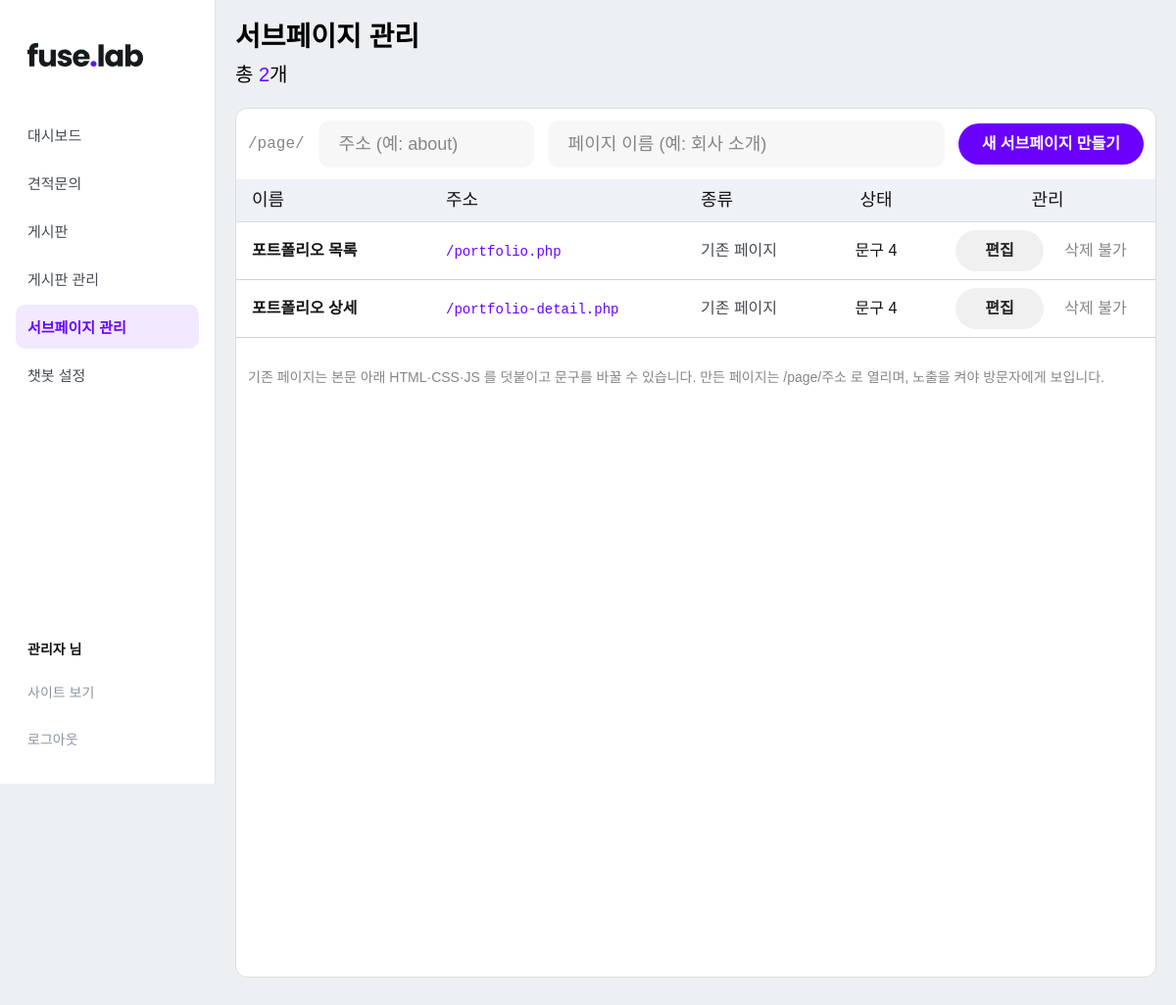
Screenshot of /admin/subpages.php (signed in) with the database file from the repository.
### tables this page shows
CREATE TABLE IF NOT EXISTS subpages (
  id         INT UNSIGNED NOT NULL AUTO_INCREMENT,
  file       VARCHAR(100) NULL,
  slug       VARCHAR(60)  NULL,
  title      VARCHAR(100) NOT NULL,
  html       MEDIUMTEXT   NOT NULL,
  css        MEDIUMTEXT   NOT NULL,
  js         MEDIUMTEXT   NOT NULL,
  is_visible TINYINT(1)   NOT NULL DEFAULT 1,
  created_at DATETIME     NOT NULL DEFAULT CURRENT_TIMESTAMP,
  updated_at DATETIME     NOT NULL DEFAULT CURRENT_TIMESTAMP ON UPDATE CURRENT_TIMESTAMP,
  PRIMARY KEY (id),
  UNIQUE KEY uq_subpages_file (file),
  UNIQUE KEY uq_subpages_slug (slug)
);

### app/bootstrap.php (called while the page is built, shortened)
<?php
require __DIR__ . '/db.php';
require __DIR__ . '/auth.php';
require __DIR__ . '/slots.php';
require __DIR__ . '/subpages.php';
function e(?string $value): string
{
    return htmlspecialchars((string) $value, ENT_QUOTES, 'UTF-8');
}
function view(string $name, array $vars = []): void
{
    extract($vars, EXTR_SKIP);
    require __DIR__ . '/views/' . $name . '.php';
}

### app/db.php (called while the page is built)
<?php
function db(): PDO
{
    static $pdo = null;
    if ($pdo === null) {
        $c = app_config()['db'];
        $dsn = "mysql:host={$c['host']};port={$c['port']};dbname={$c['name']};charset=utf8mb4";
        $pdo = new PDO($dsn, $c['user'], $c['pass'], [
            PDO::ATTR_ERRMODE => PDO::ERRMODE_EXCEPTION,
            PDO::ATTR_DEFAULT_FETCH_MODE => PDO::FETCH_ASSOC,
            PDO::ATTR_EMULATE_PREPARES => false,
        ]);
    }
    return $pdo;
}

### app/auth.php (called while the page is built, shortened)
<?php
function current_admin(): ?array
{
    static $admin = false;
    if ($admin === false) {
        $admin = null;
        if (isset($_SESSION['admin_id'])) {
            $stmt = db()->prepare('SELECT id, login_id, name FROM admins WHERE id = ?');
            $stmt->execute([$_SESSION['admin_id']]);
            $admin = $stmt->fetch() ?: null;
        }
    }
    return $admin;
}
function require_admin(): array
{
    $admin = current_admin();
    return $admin;
}

### app/subpages.php (called while the page is built, shortened)
<?php
function subpage_php_files(): array
{
    $files = [];
    foreach (glob(dirname(__DIR__) . '/*.php') ?: [] as $path) {
        $file = basename($path);
        if (!in_array($file, SUBPAGE_EXCLUDED_FILES, true) && str_contains((string) file_get_contents($path), "view('site/head'")) {
            $files[] = $file;
        }
    }
    usort($files, static fn (string $a, string $b): int => strcmp(pathinfo($a, PATHINFO_FILENAME), pathinfo($b, PATHINFO_FILENAME)));
    return $files;
}
function subpage_default_title(string $file): string
{
    return slot_scan($file)['page_title']['default'] ?? $file;
}
function subpage_for_file(string $file): ?array
{
    $stmt = db()->prepare('SELECT * FROM subpages WHERE file = ?');
    $stmt->execute([$file]);
    return $stmt->fetch() ?: [
        'id' => null, 'file' => $file, 'slug' => null, 'title' => subpage_default_title($file),
        'html' => '', 'css' => '', 'js' => '', 'is_visible' => 1,
    ];
}
function subpage_url(array $page): string
{
    return $page['file'] !== null ? '/' . $page['file'] : '/page/' . $page['slug'];
}
function subpage_edit_url(array $page): string
{
    return $page['file'] !== null
        ? '/admin/subpage-edit.php?file=' . rawurlencode($page['file'])
        : '/admin/subpage-edit.php?id=' . (int) $page['id'];
}
function subpage_list(): array
{
    $rows = db()->query('SELECT * FROM subpages ORDER BY created_at, id')->fetchAll();
    $byFile = array_column(array_filter($rows, static fn (array $row): bool => $row['file'] !== null), null, 'file');
    $list = [];
    foreach (subpage_php_files() as $file) {
        $page = $byFile[$file] ?? subpage_for_file($file);
        $list[] = $page + ['kind' => 'php', 'slot_count' => count(slot_scan($file))];
    }
    return $list;
}

### app/slots.php (called while the page is built, shortened)
<?php
function slot_scan(string $file): array
{
    static $cache = [];
    return $cache[$file] ??= slot_scan_source($file);
}
function slot_scan_source(string $file): array
{
    $source = @file_get_contents(dirname(__DIR__) . '/' . $file);
    $tokens = array_values(array_filter(
        token_get_all($source),
        static fn ($token): bool => !is_array($token) || !in_array($token[0], [T_WHITESPACE, T_COMMENT, T_DOC_COMMENT], true)
    ));
    $slots = [];
    foreach ($tokens as $index => $token) {
        if (!is_array($token) || $token[0] !== T_STRING || !in_array($token[1], ['slot', 'slot_value'], true)) {
            continue;
        }
        $previous = $tokens[$index - 1] ?? null;
        $args = [];
        for ($i = $index + 2; isset($tokens[$i]) && count($args) < 3; $i++) {
            $arg = $tokens[$i];
            if (is_array($arg) && $arg[0] === T_CONSTANT_ENCAPSED_STRING) {
                $args[] = stripcslashes(substr($arg[1], 1, -1));
            } elseif ($arg === ',') {
                continue;
            } else {
                break;
            }
        }
        $key = $args[0] ?? '';
        if (!preg_match(SLOT_KEY_PATTERN, $key) || isset($slots[$key])) {
            continue;
        }
        $type = $token[1] === 'slot' ? ($args[2] ?? 'text') : 'text';
        $slots[$key] = ['default' => $args[1] ?? '', 'type' => isset(SLOT_TYPES[$type]) ? $type : 'text'];
    }
    return $slots;
}

### admin/subpages.php (the view, shortened to what this page needs)
<?php
require __DIR__ . '/../app/bootstrap.php';
require_admin();
$listUrl = '/admin/subpages.php';
$pages = subpage_list();
view('admin/layout-start', ['active' => 'subpages']);
?>
    <main class="board-shell">
      <header class="page-header">
        <h1>서브페이지 관리</h1>
        <div class="page-header__bottom">
          <p class="post-count">총 <strong><?= count($pages) ?></strong>개</p>
        </div>
      </header>
      <section class="board-card" aria-label="서브페이지 목록">
        <div class="board-card__content">
          <form class="search-toolbar" method="post" action="<?= $listUrl ?>">
            <div class="search-toolbar__controls board-create__controls">
              <span class="subpage-slug-prefix">/page/</span>
              <input class="board-input board-input--key" type="text" name="slug" maxlength="<?= SUBPAGE_SLUG_MAX ?>" pattern="[a-z0-9]+(-[a-z0-9]+)*" placeholder="주소 (예: about)" aria-label="페이지 주소" title="영소문자·숫자·하이픈(-)" required />
              <input class="board-input board-input--name" type="text" name="title" maxlength="<?= SUBPAGE_TITLE_MAX ?>" placeholder="페이지 이름 (예: 회사 소개)" aria-label="페이지 이름" required />
              <button class="pill-button pill-button--primary" type="submit">새 서브페이지 만들기</button>
            </div>
          </form>
          <div class="table-scroll">
            <table class="post-table subpages-table">
              <colgroup>
                <col />
                <col class="col-url" />
                <col class="col-kind" />
                <col class="col-state" />
                <col class="col-manage" />
              </colgroup>
              <thead>
                <tr>
                  <th scope="col">이름</th>
                  <th scope="col">주소</th>
                  <th scope="col">종류</th>
                  <th scope="col">상태</th>
                  <th scope="col">관리</th>
                </tr>
              </thead>
              <tbody>
<?php foreach ($pages as $page): ?>
<?php
    $url = subpage_url($page);
    $isCustom = $page['kind'] === 'custom';
    $hasCode = trim($page['html'] . $page['css'] . $page['js']) !== '';
?>
                <tr>
                  <td class="is-ellipsis"><a class="subpage-name" href="<?= e(subpage_edit_url($page)) ?>" title="<?= e($page['title']) ?>"><?= e($page['title']) ?></a></td>
                  <td class="is-ellipsis"><a class="subpage-url" href="<?= e($url) ?>" target="_blank" rel="noopener" title="<?= e($url) ?> (새 창)"><?= e($url) ?></a></td>
                  <td><?= $isCustom ? '만든 페이지' : '기존 페이지' ?></td>
                  <td>
<?php if ($isCustom): ?>
                    <?= $page['is_visible'] ? '노출' : '<span class="is-hidden-label">숨김</span>' ?>
<?php else: ?>
                    <?= $page['slot_count'] ? "문구 {$page['slot_count']}" : '' ?><?= $page['slot_count'] && $hasCode ? ' · ' : '' ?><?= $hasCode ? '코드 추가됨' : '' ?><?= !$page['slot_count'] && !$hasCode ? '-' : '' ?>
<?php endif; ?>
                  </td>
                  <td>
                    <div class="board-manage">
                      <a class="pill-button pill-button--muted" href="<?= e(subpage_edit_url($page)) ?>">편집</a>
<?php if ($isCustom): ?>
                      <button class="pill-button pill-button--danger" type="submit" name="id" value="<?= (int) $page['id'] ?>" form="delete-form" data-confirm="<?= e($page['title']) ?> 페이지를 삭제할까요? 되돌릴 수 없습니다.">삭제</button>
<?php else: ?>
                      <span class="is-hidden-label" title="코드로 만든 페이지라 삭제할 수 없습니다">삭제 불가</span>
<?php endif; ?>
                    </div>
                  </td>
                </tr>
<?php endforeach; ?>
              </tbody>
            </table>
          </div>
          <div class="bulk-row">
            <span class="order-hint">기존 페이지는 본문 아래 HTML·CSS·JS 를 덧붙이고 문구를 바꿀 수 있습니다. 만든 페이지는 /page/주소 로 열리며, 노출을 켜야 방문자에게 보입니다.</span>
          </div>
        </div>
      </section>
    </main>

### app/views/admin/layout-start.php (shortened to what this page needs)
<?php
$admin = current_admin();
$menu = [
    'dashboard' => ['/admin/', '대시보드'],
    'inquiries' => ['/admin/inquiries.php', '견적문의'],
    'board' => ['/admin/board.php', '게시판'],
    'boards' => ['/admin/boards.php', '게시판 관리'],
    'subpages' => ['/admin/subpages.php', '서브페이지 관리'],
    'chatbot' => ['/admin/chatbot.php', '챗봇 설정'],
];
?>
    <div class="admin-layout">
      <aside class="admin-nav">
        <a class="admin-nav__logo" href="/admin/" aria-label="관리자 홈">
          <img src="/aseets/img/logo-dark.svg" width="118" height="24" alt="fuse.lab" />
        </a>
        <nav aria-label="관리자 메뉴">
          <ul class="admin-nav__list">
<?php foreach ($menu as $key => [$href, $label]): ?>
            <li><a href="<?= $href ?>"<?= $key === $active ? ' aria-current="page"' : '' ?>><?= $label ?></a></li>
<?php endforeach; ?>
          </ul>
        </nav>
        <div class="admin-nav__bottom">
          <span class="admin-nav__user" title="<?= e($admin['name']) ?> 님"><?= e($admin['name']) ?> 님</span>
          <a href="/" target="_blank" rel="noopener">사이트 보기</a>
          <form method="post" action="/admin/logout.php">
            <button type="submit">로그아웃</button>
          </form>
        </div>
      </aside>
      <div class="admin-content">

### css/admin-board.css (style rules this page uses)
*, *::before, *::after { box-sizing: border-box; }
html, body { margin: 0; min-width: 320px; }
body { background: #edf0f3; color: #131416; font-family: "Pretendard Variable", Pretendard, sans-serif; -webkit-font-smoothing: antialiased; }
button, input, select, textarea { font: inherit; }
button { cursor: pointer; }
.board-shell { display: flex; flex-direction: column; width: min(1200px, calc(100% - 40px)); min-height: 100vh; min-height: 100dvh; margin: 0 auto; padding-bottom: 60px; }
.page-header { position: relative; z-index: 3; display: flex; flex: none; flex-direction: column; gap: 14px; padding: 24px 0; }
.page-header h1 { margin: 0; color: #000; font-size: 28px; font-weight: 600; line-height: 1; }
.page-header__bottom, .page-header__actions, .search-toolbar, .search-toolbar__controls, .visible-filter, .bulk-row, .bulk-row__actions, .pagination { display: flex; align-items: center; }
.page-header__bottom, .bulk-row { justify-content: space-between; }
.post-count { margin: 0; color: #000; font-size: 20px; font-weight: 500; line-height: 1; }
.post-count strong { color: #6a00ff; font-weight: 500; }
.pill-button { display: inline-flex; flex: none; align-items: center; justify-content: center; min-height: 42px; padding: 0 24px; border: 0; border-radius: 71px; font-size: 16px; font-weight: 600; line-height: 1; white-space: nowrap; text-decoration: none; }
.pill-button--primary { background: #6a00ff; color: #fff; }
.pill-button--muted { background: #f0f0f0; color: #222; }
.board-card { position: relative; z-index: 1; display: flex; flex: 1; flex-direction: column; justify-content: space-between; min-height: 888px; overflow: hidden; border: 1px solid #ddd; border-radius: 12px; background: #fff; }
.board-card__content { flex: none; }
.search-toolbar { position: relative; z-index: 2; justify-content: space-between; gap: 16px; min-height: 72px; padding: 12px; }
.search-toolbar__controls { flex: 1; gap: 14px; min-width: 0; }
.table-scroll { overflow-x: auto; }
.post-table { width: 100%; min-width: 1040px; border-collapse: collapse; table-layout: fixed; }
.post-table th { height: 43px; padding: 8px 16px; border-bottom: 1px solid #d6e0eb; background: #eef2f7; color: #131416; font-size: 18px; font-weight: 500; line-height: 1.5; text-align: center; white-space: nowrap; }
.post-table th:nth-child(3) { text-align: left; }
.post-table td { height: 48px; padding: 8px 16px; border-bottom: 1px solid #cdd1d5; color: #131416; font-size: 16px; line-height: 1.5; text-align: center; white-space: nowrap; }
.post-table td:nth-child(2), .post-table td:nth-child(3) { color: #464c53; font-weight: 400; }
.post-table td:nth-child(3) { overflow: hidden; text-align: left; }
.post-table td.is-ellipsis { overflow: hidden; text-overflow: ellipsis; }
.bulk-row { min-height: 72px; padding: 18px 12px 12px; }

### css/admin-portfolios.css (style rules this page uses)
.is-hidden-label { color: #868686; }
.order-hint { color: #868686; font-size: 14px; }

### css/admin-boards.css (style rules this page uses)
.board-create__controls { flex-wrap: wrap; }
.board-input { height: 48px; padding: 0 20px; border: 1px solid transparent; border-radius: 12px; outline: none; background: #f7f7f7; color: #222; font-size: 18px; font-weight: 500; }
.board-input::placeholder { color: #868686; opacity: 1; }
.board-input--key { width: 220px; }
.board-input--name { flex: 1; min-width: 160px; }
.board-manage { display: grid; grid-template-columns: 1fr 1fr; align-items: center; gap: 8px; }
.board-manage > * { width: 100%; padding: 0 12px; text-align: center; }

### css/admin-subpages.css (style rules this page uses)
.subpage-slug-prefix { color: #868686; font-family: ui-monospace, Consolas, monospace; font-size: 16px; }
.subpages-table { min-width: 860px; }
.subpages-table .col-url { width: 260px; }
.subpages-table .col-kind, .subpages-table .col-state { width: 130px; }
.subpages-table .col-manage { width: 220px; }
.subpages-table th:first-child, .subpages-table th:nth-child(2), .subpages-table td:first-child, .subpages-table td:nth-child(2) { text-align: left; }
.subpage-name { color: #131416; font-weight: 600; text-decoration: none; }
.subpage-url { color: #6a00ff; font-family: ui-monospace, Consolas, monospace; font-size: 14px; text-decoration: none; }

### rows the page displays
subpages: title "포트폴리오 목록", file "/portfolio.php", id "4"

### other values shown
$label "대시보드"
$label "견적문의"
$label "게시판"
$label "게시판 관리"
$label "서브페이지 관리"
$label "챗봇 설정"
$admin['name'] "관리자"
count($pages) "2"
$page['title'] "포트폴리오 상세"
$url "/portfolio-detail.php"
$page['slot_count'] "4"
